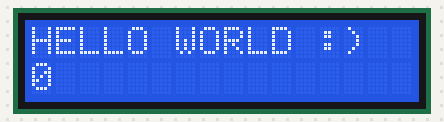
This sketch was run on a simulated Arduino Uno, built with avr-gcc and run on an emulated ATmega328P. On the bench: 16×2 character LCD.

Above: at 0.1 s.
At 4.1 s:
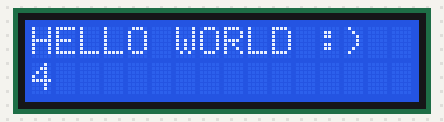
At 9.1 s:
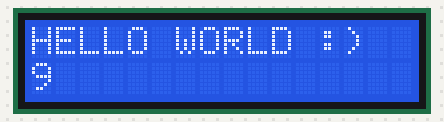
At 19.1 s:
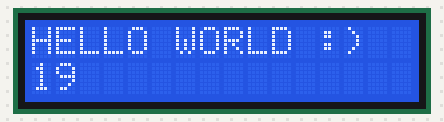
At 29.1 s:
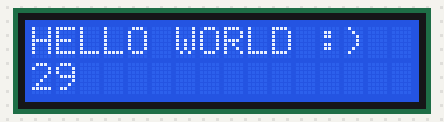
At 39.1 s:
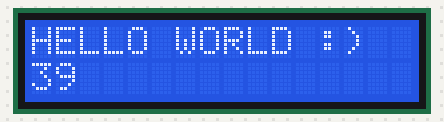

Measured:
- what the display in image 1 shows lasts 1.0 s, from 4.0 s to 5.0 s

The sketch:

13_LCD1602_Display_arduino.ino
```cpp
/***********************************************************
File name:13_LCD1602 Display arduino.ino Description:
Let, LCD display print HELLO WORLD. ******************************************/
#include <LiquidCrystal.h>
LiquidCrystal lcd(12, 11, 5, 4, 3, 2);

void setup() {
  lcd.begin(16, 2);
  lcd.print ("HELLO WORLD :)");
}
void loop() {
  lcd.setCursor(0, 1);
  lcd.print(millis() / 1000);
}
```
